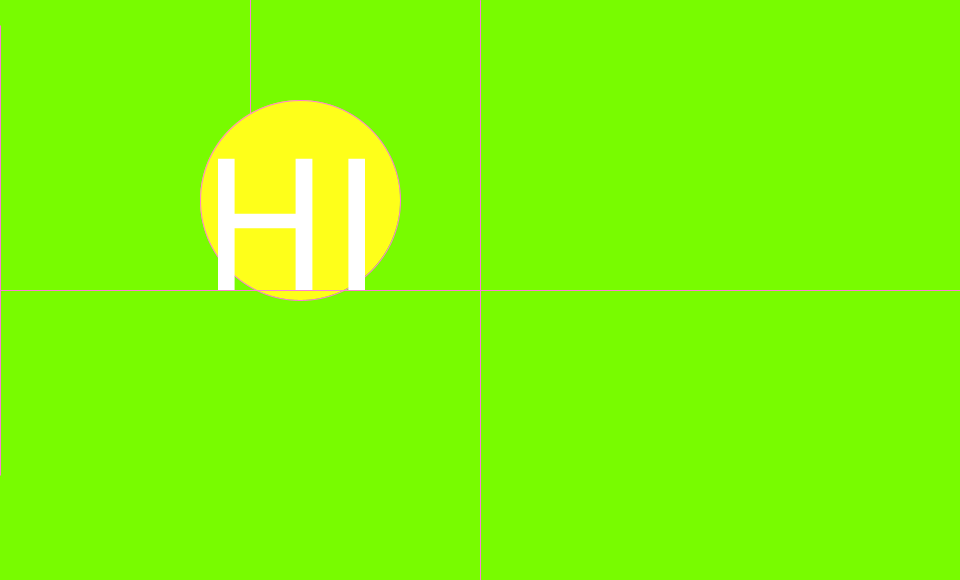
Frame 1 (no input)
Frame 60 (the mouse pressed at the canvas centre just before this capture): identical to frame 1, image omitted
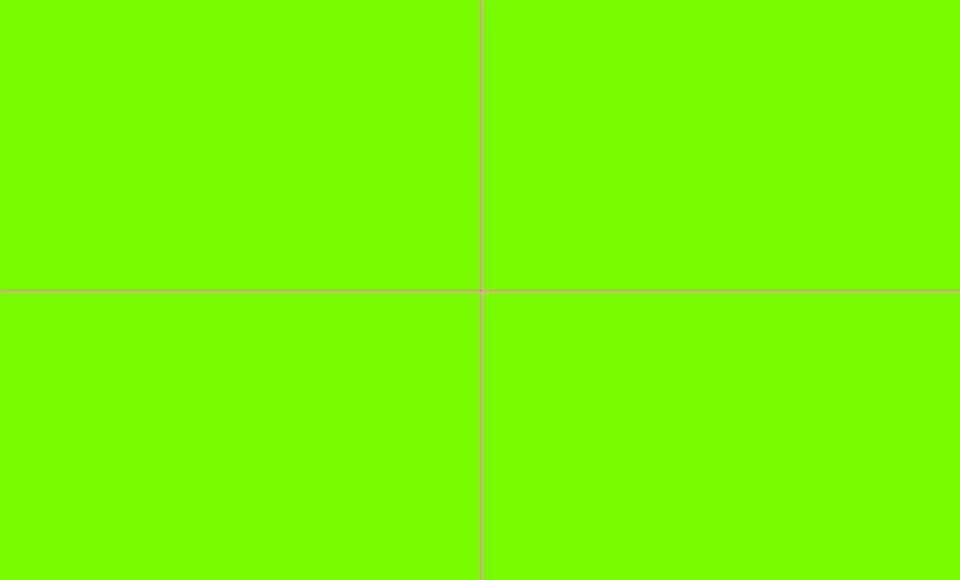
Frame 120 (the mouse held since frame 60 and released just before this capture)

The Processing sketch that drew these frames (run headless with seeded random() and noise(); from frame 60 on, the mouse is pressed at the canvas centre):

// Processing sketch: processing_186127
// ── processing_186127.pde

void setup() {
  size(960, 580);
  stroke(255, 126, 210);
}


void draw() {
  background(120, 252, 0);
 
 
  
  //if the mouse is on the bottom right side of the screen
  if (mouseX > width/2)
    if(mouseY > height/2){ 
      
fill(254, 255, 54);
    ellipse(0, 450, mouseX+250, mouseY+350);
    fill(48, 252, 240);
    ellipse(250, 0, mouseX+150, mouseY+150);
    fill(250, 134, 198);
    ellipse(500, 500, mouseX-200, mouseY-200);

fill(255, 255, 255);
 textSize(400);
text("KIKI", 120, 439);

    }
  
  {
  //if the mouse is on the top left side of the screen
  if(mouseX < width/2)
    if(mouseY < height/2){
    
  fill(255,255,255);
    ellipse(0, 250, mouseX, mouseY+450); //right
    fill(252, 21, 13);
    ellipse(250, 0, mouseX, mouseY+450);
    fill(254, 255, 26 );
    ellipse(300, 200, mouseX-200, mouseY-200);

fill(255, 255, 255);
 textSize(200);
text("HI", 200, 290);

   
  } 
 // top right side of the screen
   if (mouseX > width/2)
    if (mouseY < height/2){
  
      fill(240, 137, 41);
    ellipse(410, 450, mouseX-350, mouseY); //left
    fill(94, 240, 219);
    ellipse(450, 100, mouseX+350, mouseY);
    fill(77, 5, 250);
    ellipse(530, 250, mouseX+200, mouseY+200);

    fill(255, 255, 255);
 textSize(200);
text("I", 700, 290); 
      
      
      
  }     
  
  //bottom left side of the screen
  if (mouseX < width/2)
    if (mouseY > height/2){
  
  
      fill(75, 147, 44);
    ellipse(400, 450, mouseX-100, mouseY-100); //right
    fill(255, 44, 220);
    ellipse(450, 700, mouseX-100, mouseY-100);
    fill(134, 246, 255);
    ellipse(200, 600, mouseX-200, mouseY-200);

   fill(255, 255, 255);
 textSize(200);
text("AM", 190, 580);   
      
    }
  }
  //page seperator 
  line(width/2, 0, width/2, height);
  line(0, height/2, width, height/2);
  
}
